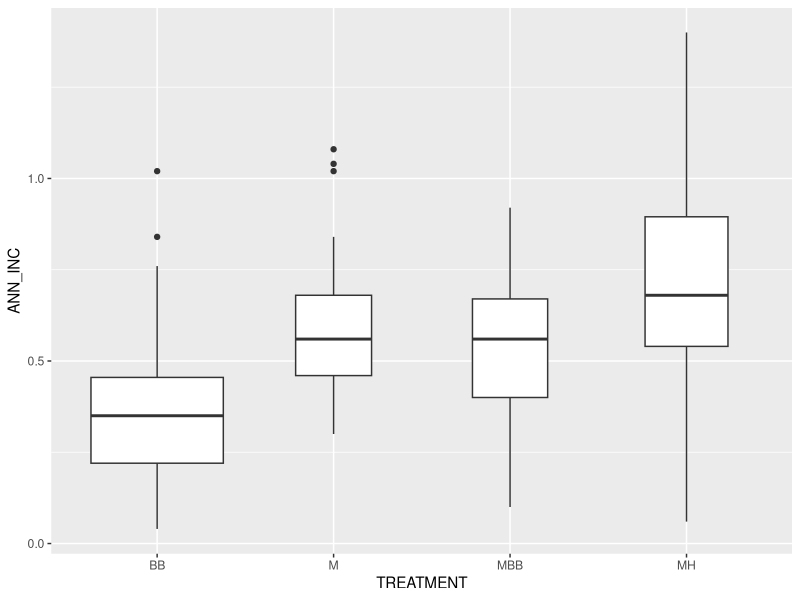
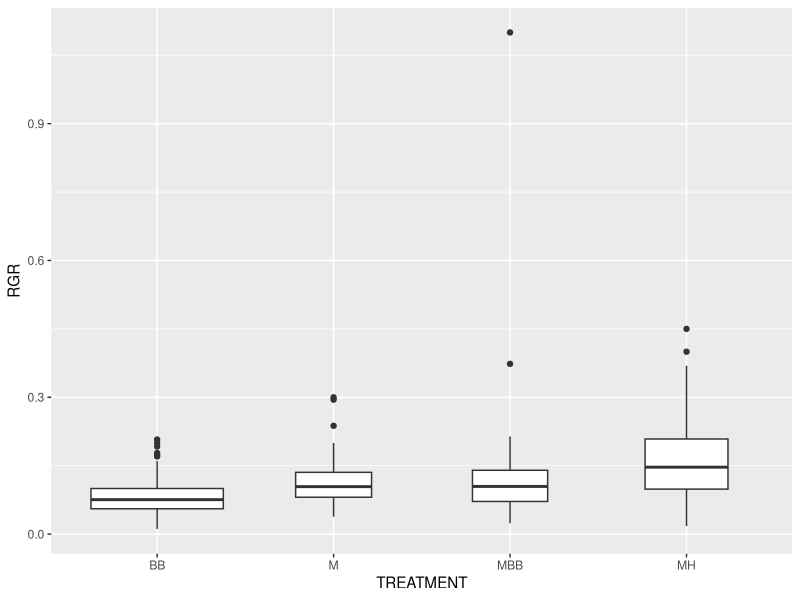
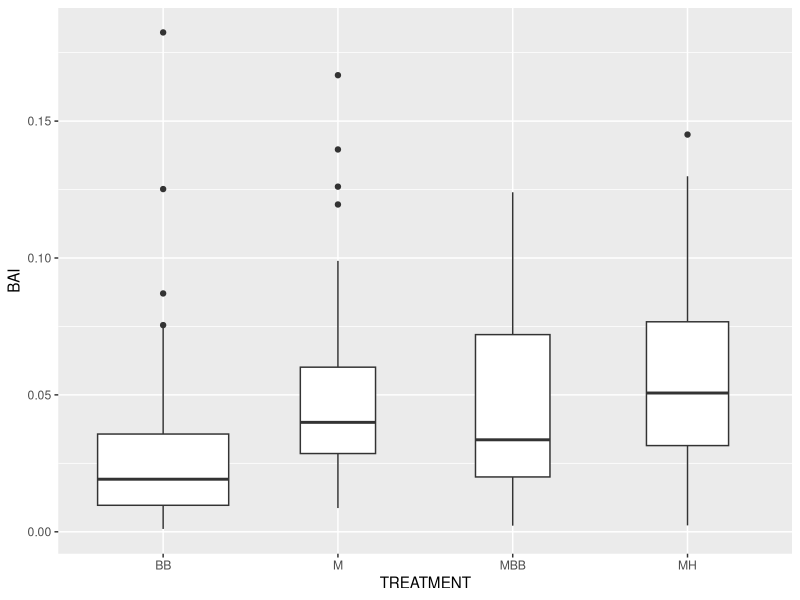
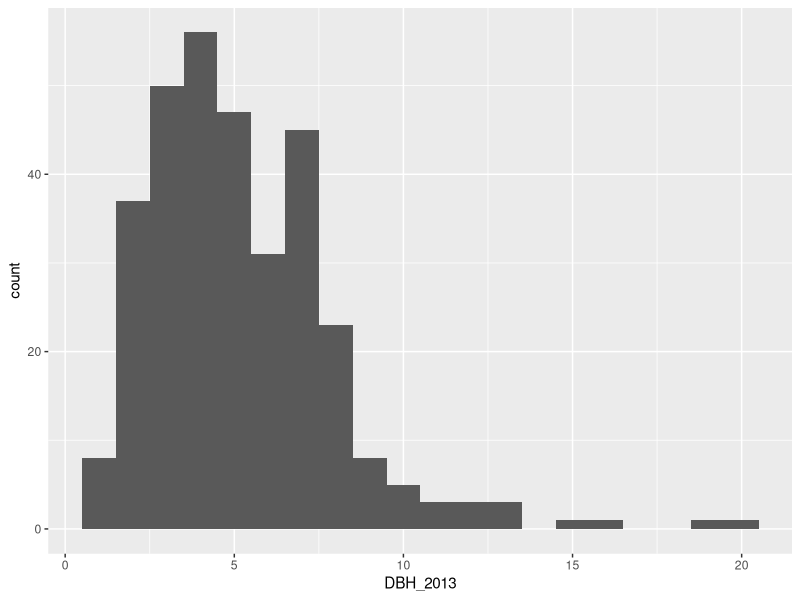
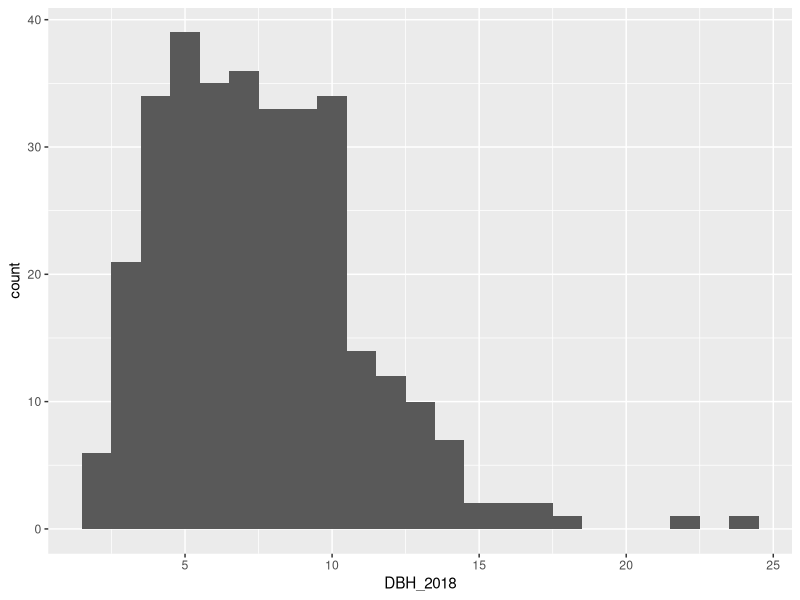
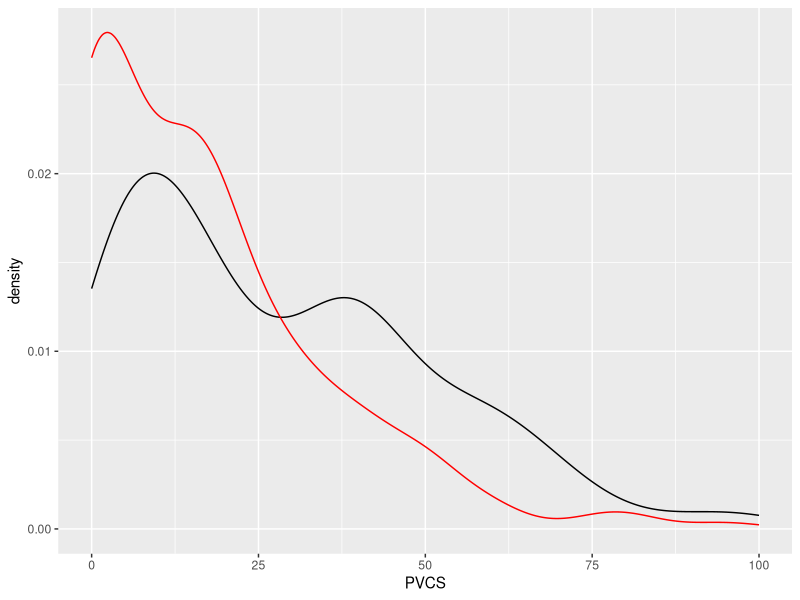
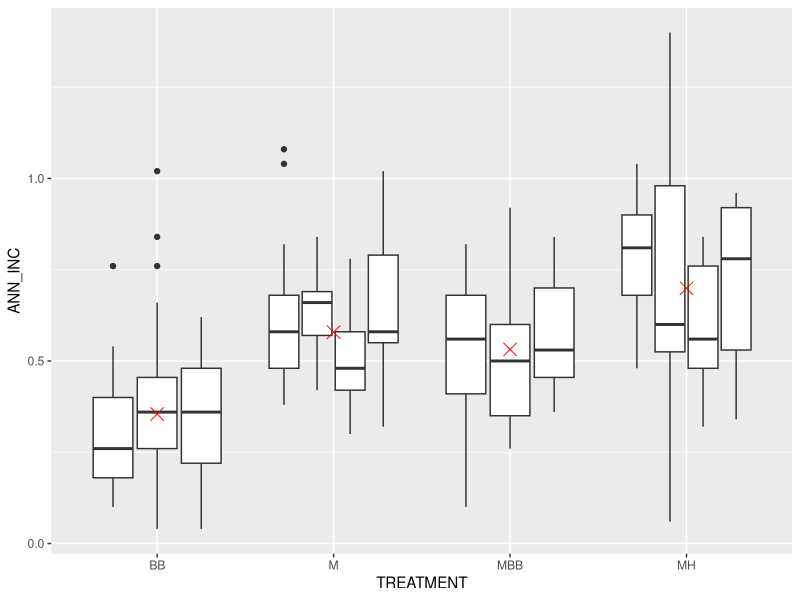
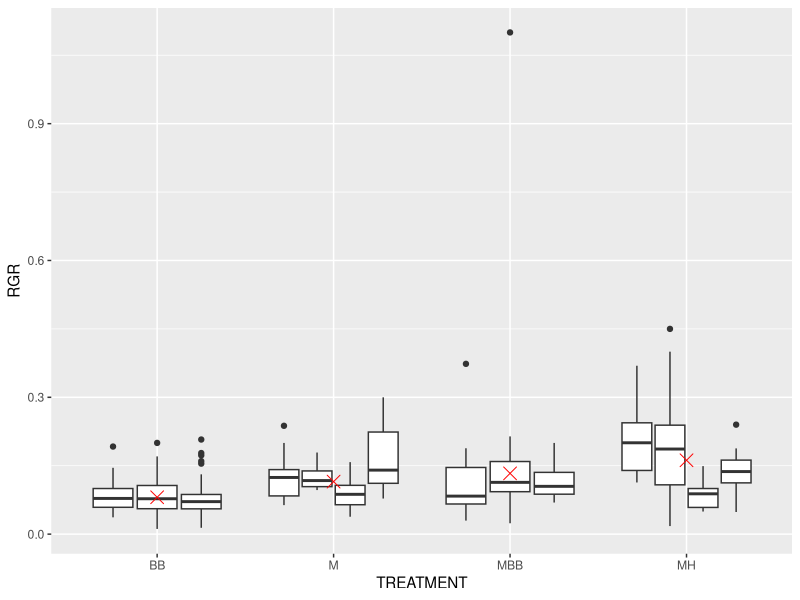

Generate these figures, in order, with R: (Note: this script raises an error after producing the figures.)
## ---- chunk 1
knitr::opts_chunk$set(echo = TRUE)
## ---- chunk 2
library(ggplot2)
library(nlme)
library(dplyr)
growth <- 
  read.csv("TAYSR_CompiledGrowthData_2013_2018.csv")
growth
## ---- chunk 3
ANNINC_boxplot <- 
  ggplot(growth) + 
  geom_boxplot(aes(x = TREATMENT, y = ANN_INC), varwidth = TRUE)
ANNINC_boxplot
## ---- chunk 4
RGR_boxplot <- 
  ggplot(growth) + 
  geom_boxplot(aes(x = TREATMENT, y = RGR), varwidth = TRUE)
RGR_boxplot
## ---- chunk 5
BAI_boxplot <- 
  ggplot(growth) + 
  geom_boxplot(aes(x = TREATMENT, y = BAI), varwidth = TRUE)
BAI_boxplot
## ---- chunk 6
DBH_2013_hist <- 
  ggplot(growth) + 
  geom_histogram(aes(x = DBH_2013), binwidth = 1) 
DBH_2013_hist
## ---- chunk 7
DBH_2018_hist <- 
  ggplot(growth) + 
  geom_histogram(aes(x = DBH_2018), binwidth = 1)
DBH_2018_hist
## ---- chunk 8
PVCS_densityplot <-
  ggplot(growth) + 
  geom_density(aes(x = PVCS_2013)) + 
  geom_density(aes(x = PVCS_2018), color = "red") + 
  xlab("PVCS")
PVCS_densityplot
## ---- chunk 9
mean_ANN_INC <- summarize(group_by(growth, TREATMENT), mean_RGR = mean(ANN_INC))
mean_ANN_INC
## ---- chunk 10
ANN_INC_by_trt <- 
  ggplot() + 
  geom_boxplot(data = growth, aes(x = TREATMENT, y = ANN_INC, group = COMPGAP)) + 
  geom_point(data = mean_ANN_INC, aes(x = TREATMENT, y = mean_RGR), color = "red", shape = 4, size = 4)
ANN_INC_by_trt
## ---- chunk 11
mean_RGR <- summarize(group_by(growth, TREATMENT), mean_RGR = mean(RGR))
mean_RGR
## ---- chunk 12
RGR_by_trt <- 
  ggplot() + 
  geom_boxplot(data = growth, aes(x = TREATMENT, y = RGR, group = COMPGAP)) + 
  geom_point(data = mean_RGR, aes(x = TREATMENT, y = mean_RGR), color = "red", shape = 4, size = 4)
RGR_by_trt
## ---- chunk 13
mean_BAI <- summarize(group_by(growth, TREATMENT), mean_BAI = mean(BAI))
mean_BAI
BAI_by_trt <- 
  ggplot() + 
  geom_boxplot(data = growth, aes(x = TREATMENT, y = BAI, group = COMPGAP)) + 
  geom_point(data = mean_BAI, aes(x = TREATMENT, y = mean_BAI), color = "red", shape = 4, size = 4)
BAI_by_trt
## ---- chunk 14
ANN_INC_spp <- 
  ggplot(growth) + 
  geom_boxplot(aes(x = SPECIES, y = ANN_INC))
ANN_INC_spp

RGR_spp <- 
  ggplot(growth) + 
  geom_boxplot(aes(x = SPECIES, y = RGR))
RGR_spp

BAI_spp <- 
  ggplot(growth) + 
  geom_boxplot(aes(x = SPECIES, y = BAI))
BAI_spp
## ---- chunk 15
fit1 <- lm(ANN_INC ~ TREATMENT + SPECIES, data = growth)
plot(resid(fit1) ~ growth$TREATMENT)
plot(resid(fit1) ~ growth$SPECIES)
drop1(fit1, test = "F")
